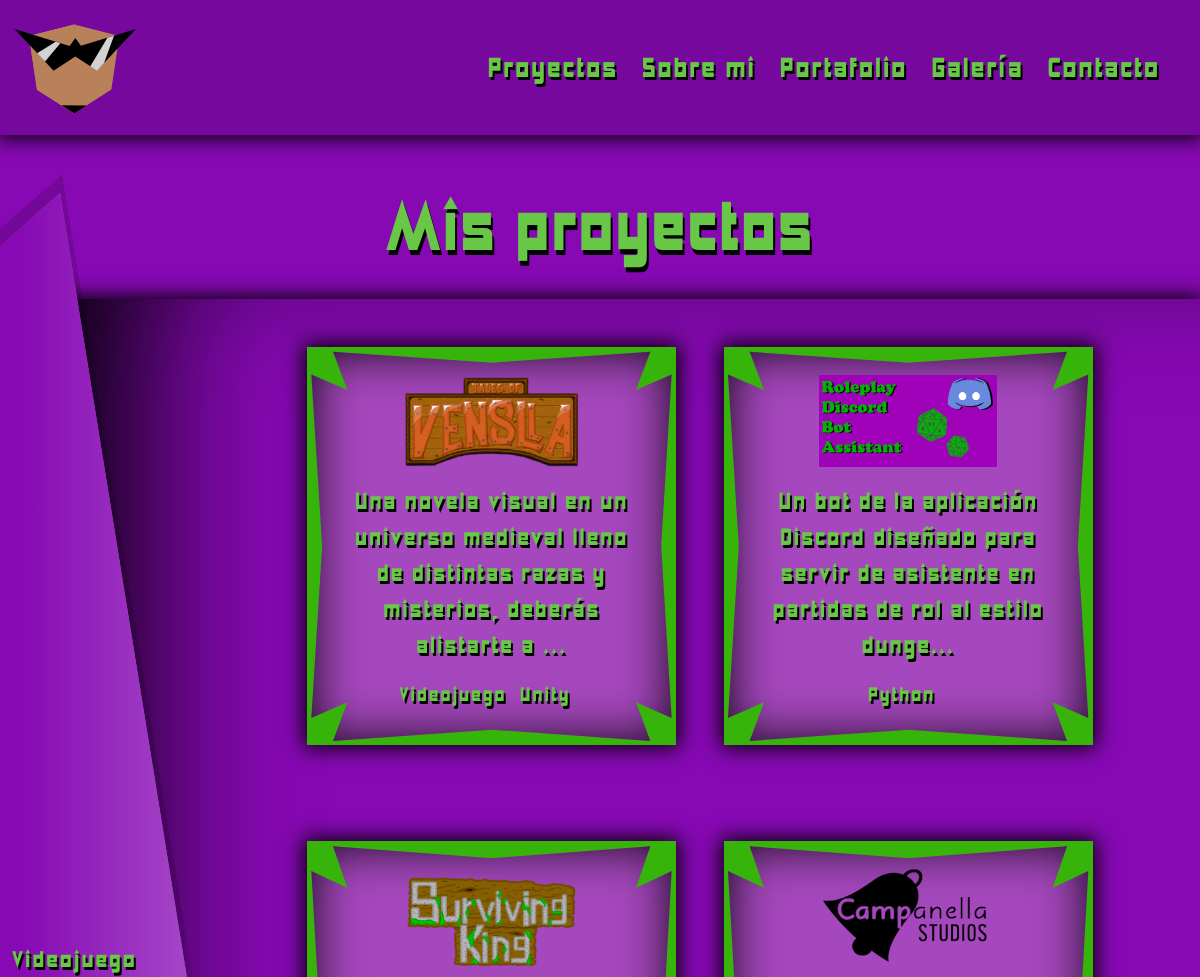
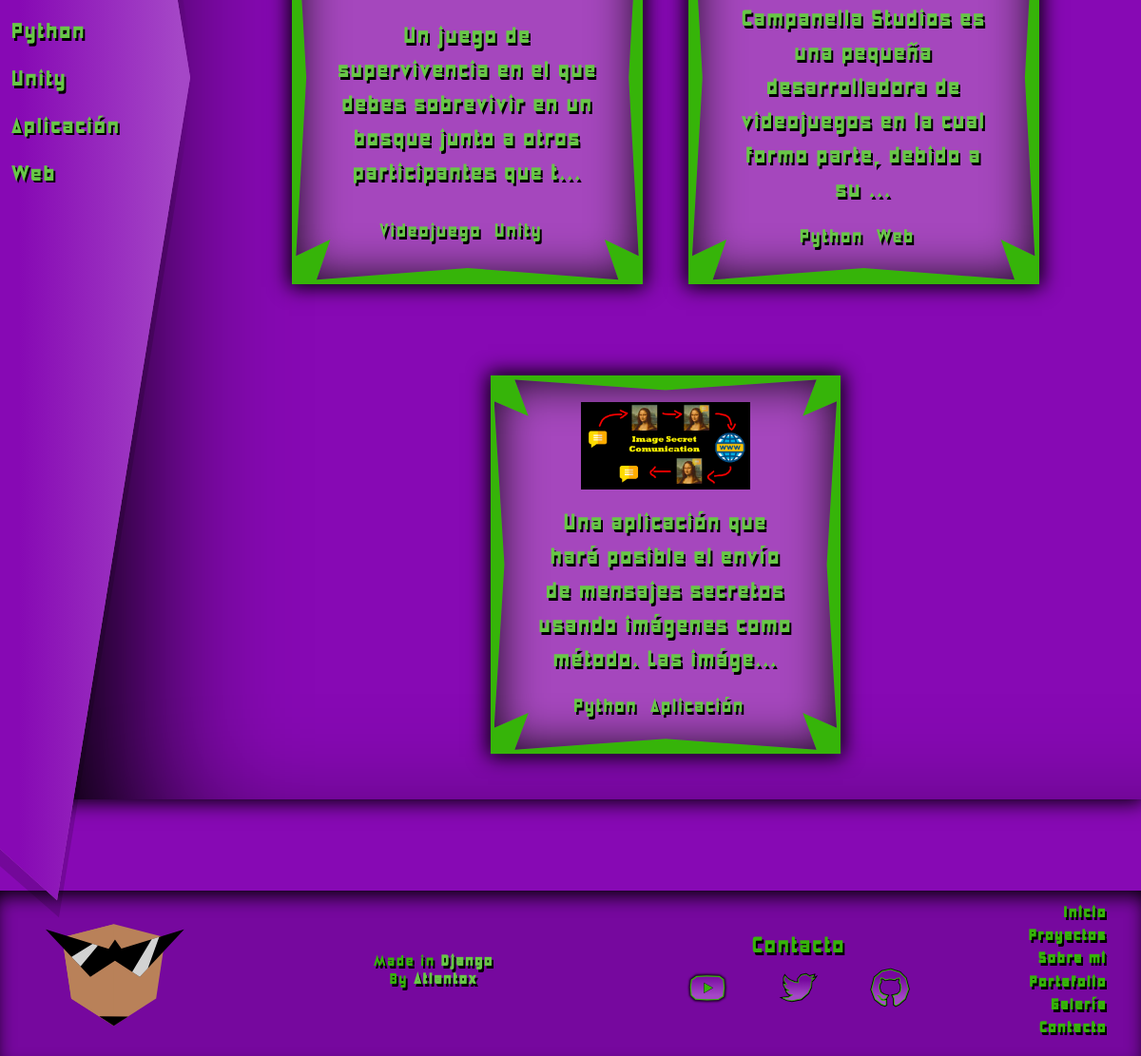
/projects/, run on the app's committed database (2 pictures, top to bottom).
### ProjectApp/models.py (models this page shows, shortened)
class Category(models.Model):
    name = models.CharField(max_length=20, verbose_name='Nombre')
    class Meta():
        verbose_name = 'Categoría'
        verbose_name_plural = 'Categorías'
    def __str__(self):
        return self.name

class Project(models.Model):
    name = models.CharField(max_length=40, verbose_name='Nombre')
    img = models.ImageField(upload_to='projects/', verbose_name='Imagen')
    link = models.TextField(verbose_name='Enlace')
    content = models.TextField(verbose_name='Contenido')
    category = models.ManyToManyField(Category, verbose_name='Categoría')
    created = models.DateTimeField(auto_now=True, verbose_name='Creado en')
    updated = models.DateTimeField(auto_now_add=True, verbose_name='Actualizado en')
    class Meta():
        verbose_name = 'Proyecto'
        verbose_name_plural = 'Proyectos'

### ProjectApp/views.py (the view)
# urls.py: path('projects/', views.projects, name='Projects'),
def projects(request):
    projects = get_projects().order_by('-id')
    categories = get_categories()
    for project in projects:
        project.content = text_resumer(project.content)
    ctx = {
        'projects': projects,
        'categories': categories
    }
    return render(request, 'ProjectApp/projects.html', ctx)

### ProjectApp/views.py (called while the page is built)
def text_resumer(text):
    return text[0:100] + '...'

def get_categories():
    return models.Category.objects.all()

def get_projects():
    return models.Project.objects.all()

### ProjectApp/templates/ProjectApp/projects.html (shortened to what this page needs)
{% extends 'WebApp/common/base.html' %}
{% block subtitle %} Mis proyectos {% endblock %}
{% block content %}
    {% include 'ProjectApp/base.html' %}
{% endblock %}

### ProjectApp/templates/ProjectApp/base.html
<div class="container-fluid bg-primary w-100 p-0 m-0 pb-0 pb-lg-5">
    <div class="container-fluid bg-primary p-0 w-100 h-100 shadowed m-0 mb-0 mb-lg-5">
        <div class="row text-center text-shadow-n projects-container justify-content-between align-items-center align-items-lg-stretch m-0 flex-column-reverse flex-lg-row w-100 p-0">
            <div class="col-12 col-lg-2 m-0 p-0 align-items-center py-0 py-lg-2">
                <div class="w-100 h-100 category-list-container">
                    <div class="w-100 h-100 category-list d-flex align-items-center bg-primary-light ps-1">
                        <ul class="list-unstyled py-5 pb-2 pb-lg-5 m-4 m-lg-0 px-5 px-lg-0 text-center text-lg-start m-0 category-ul d-flex flex-row flex-lg-column justify-content-center h-100 w-100 flex-wrap">
                            {% for category in categories %}
                            <li class="fs-4 my-2 mx-2 mx-lg-0 ps-0 ps-lg-2">
                                <a class="underline-hover text-decoration-none text-secondary-light" href="{% url 'Category' category.id %}">{{category.name}}</a>
                            </li>
                            {% endfor %}
                        </ul>
                    </div>
                </div>
            </div>
            <div class="col-12 col-lg-10 p-0 justify-content-center m-0 px-0 px-sm-5 px-lg-0 row">
                {% for project in projects %}
                <article class="col-11 col-lg-5 p-0 text-center text-secondary-light my-4 p-4">
                    <div class="row w-100 bg-secondary shadowed justify-content-center h-100 m-0 p-1">
                        <div class="row w-100 bg-primary-light project-bigcard m-0 shadow-inset justify-content-center align-items-center p-3">
                            <figure class="col-10 text-center mt-2 px-5">
                                <a class="m-0 p-0" href="{% url 'Project' project.id %}">
                                    <img class="w-100" src="{{project.img.url}}" alt="{{project.name}}">
                                </a>
                            </figure>
                            <div class="col-10 m-0 p-0 text-shadow-n">
                                <p class="w-100 fs-4">
                                    {{project.content}}
                                </p>
                            </div>
                            <div class="col-10 m-0 p-0">
                                <ul class="list-unstyled d-flex justify-content-center align-items-center" class="w-100">
                                    {% for category in project.category.all %}
                                        <li class="fs-5">
                                            <a class="text-decoration-none text-secondary-light" href="{% url 'Category' category.id %}">
                                                {{category}} &nbsp;
                                            </a>
                                        </li>
                                    {% endfor %}
                                </ul>
                            </div>
                        </div>
                    </div>
                </article>
                {% endfor %}
            </div>
        </div>
    </div>
</div>

### WebApp/static/WebApp/css/custom.css (style rules this page uses)
* { letter-spacing: 2px; }
.project-bigcard { clip-path:polygon( 94% 0.2%, 90% 10%, 99.9% 6%, 97% 50%, 99.9% 94%, 90% 90%, 94% 99.9%, 50% 97%, 6% 99.9%, 10% 90%, 0% 94%, 3% 50%, 0% 6%, 10% 10%, 6% 0.2%, 50% 3% ); }
.category-list-container { background: linear-gradient(90deg, rgba(0,0,0,0.15) 90%, rgba(255,255,255,0) 100%); clip-path: polygon(103% 50%, 31% 99%, 0% 96%, 0% 100%, 0% 4%, 31% 1%); transform: scaleY(1.2); }
.category-ul { transform:scaleY(0.8); }
.category-list { background: linear-gradient(90deg, rgba(135, 9, 180,1) 10%, rgba(165,71,199,1) 95%); clip-path: polygon(100% 50%, 30% 98%, 0% 95%, 0% 100%, 0% 5%, 30% 2%); }
.projects-container { box-shadow: inset 220px 0px 160px -80px black; }
.shadowed { box-shadow: 0 0 20px 3px rgb(0 0 0 / 100%); }
.shadow-inset { box-shadow:inset 0 0 50px 0px black; }
.text-shadow-n { text-shadow: 2px 3px black !important; }

### data on the page
Category: name "Videojuego"
Category: name "Python"
Category: name "Unity"
Category: name "Aplicación"
Category: name "Web"
Project: img (picture), content "Una novela visual en un universo medieval lleno de distintas razas y misterios, deberás alistarte a ..."
Project: img (picture), content "Un bot de la aplicación Discord diseñado para servir de asistente en partidas de rol al estilo dunge..."
Project: img (picture), content "Un juego de supervivencia en el que debes sobrevivir en un bosque junto a otros participantes que t..."
Project: img (picture), content "Campanella Studios es una pequeña desarrolladora de videojuegos en la cual formo parte, debido a su ..."
Project: img (picture), content "Una aplicación que hará posible el envío de mensajes secretos usando imágenes como método. Las imáge..."
